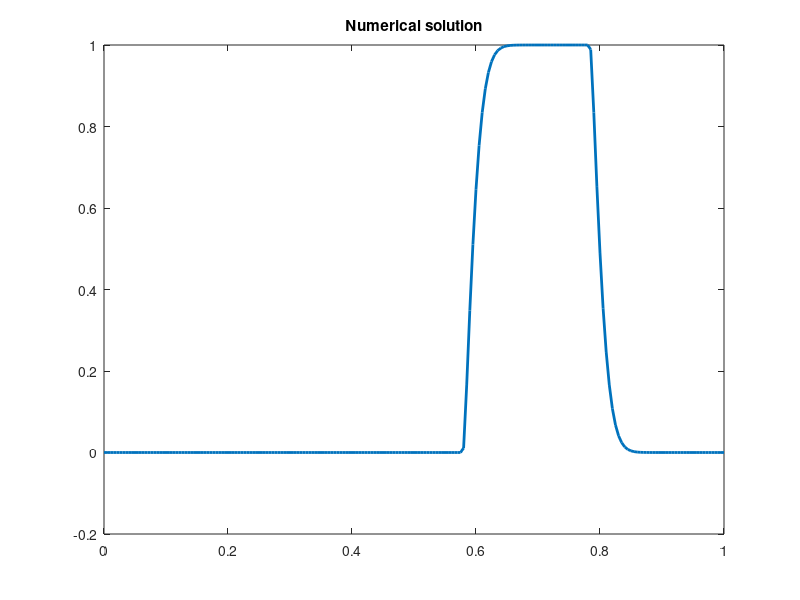

Write MATLAB code to recreate this figure.
% Low-order scheme and MCL for the 1D advection equation 
% 
%      u_t+(f(u))_x=0 with f(u)=u
% 
% in (xl,xr) with periodic boundary conditions

% Reference: Section 3, equation for h in
%
% https://doi.org/10.1016/j.matcom.2025.04.031

clear

% Boundary points

xl=0; xr=1;

% Limiting on (ilim=1), off (ilim=0), low-order (ilim=-1)

ilim=1;

% Discretization parameters

cfl=0.5; % constant factor dt/dx 

nec=200; % number of mesh elements

% Tolerance
eps=1e-15;

% Mesh data
dxc=(xr-xl)/nec;           % mesh size
nnc=nec+1;                 % number of nodes
xc=linspace(xl,xr,nnc);    % coordinates of nodes
dtc=cfl*dxc;               % time step

% Final time T, initial data, flux f(u), Jacobian f'(u)

T=0.5; uc=zeros(nnc,1);

uc(0.1 <= xc & xc <= 0.3)=1;
    
flux = @(u) u; fluxj = @(u) 1;

% Index arrays (i+0, i+1, i-1)
ip0c=[1:nec]'; ip1c=[2:nec 1]'; im1c=[nec 1:nec-1]';

% Time stepping loop

t=0; 

while t+dtc <= T+eps

    t = t+dtc;

    % Left and right Riemann states
    ulc=uc(ip0c); urc=uc(ip1c); ue=0.5*(ulc+urc);

    % Rusanov maximum speed 
    lambda=max(abs(fluxj(ulc)),abs(fluxj(urc))); % Gleichung (6)
    
    % Central difference flux
    fCD=0.5*(flux(urc)+flux(ulc));

    % Local Lax-Friedrichs flux 
    fLF=fCD-0.5*lambda.*(urc-ulc); % Gleichung (4)

    % Lax-Wendroff flux   
    fLW=fCD-0.5*cfl*(lambda.^2).*(urc-ulc); % LW korrespondiert zu feiner Gitter Approximation

    if ilim == 1

      % Antidiffusive flux
      fAe=fLF-fLW; % Gleichung (11)

      % Local bounds
      umax=max(uc(im1c),max(uc(ip0c),uc(ip1c))); % Gleichung (24a) mit Gleichung (22)
      umin=min(uc(im1c),min(uc(ip0c),uc(ip1c))); % Gleichung (24a) mit Gleichung (22) 

      % Scaled bar states
      % Im Buch (3.72) aber mit lambda = 2*d_ij multipliziert
      wbar=0.5*(urc+ulc).*lambda-0.5*(flux(urc)-flux(ulc)); 

      % Flux limiting
      %                  % f_ij max (Unter Gleichung (3.77))
      fAe=min(max(0,fAe),min(lambda.*umax(ip0c)-wbar,wbar-lambda.*umin(ip1c))) ...
         +max(min(0,fAe),max(lambda.*umin(ip0c)-wbar,wbar-lambda.*umax(ip1c))); % Gleichung (27)

      % Flux correction
      fMCL=fLF-fAe; % Gleichung (18)

    elseif ilim == -1

      fMCL=fLF;      

    else

      fMCL=fLW;

    end
    
    % Explicit update
    uc(ip0c)=uc(ip0c)-cfl*(fMCL(ip0c)-fMCL(im1c)); % Gleichung (20)

    % Periodic boundary conditions
    uc(nnc)=uc(1); 

end


%%%%%%%%%%%%%%%%%%%%%%%%%%%%%%%%%%%%%%%%
% Visualization
%%%%%%%%%%%%%%%%%%%%%%%%%%%%%%%%%%%%%%%%

figure(1); plot(xc,uc,'LineWidth',2);
title('Numerical solution')
